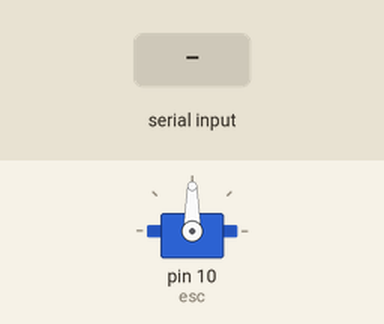
Bench run of a sketch on a simulated Arduino Uno, built with avr-gcc and run on an emulated ATmega328P. Shown: servo. The inputs (shaded band) are chosen by the test bench.

Above: at 1.2 s.
1.3 s: byte 30 received over Serial
At 2.1 s:
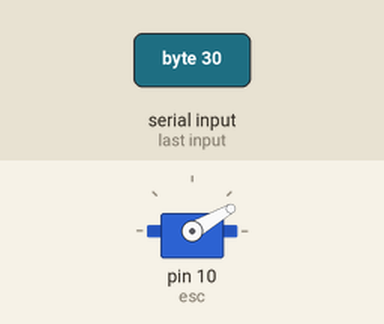
2.8 s: byte 120 received over Serial
At 3.3 s:
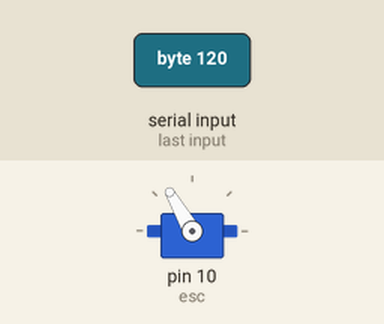
Timing chart, 0 to 5.8 s (numbered marks = the images above; inputs shaded):
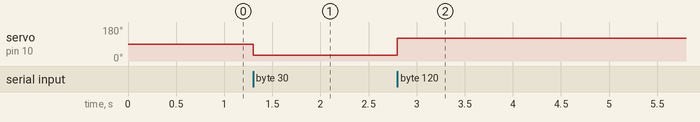

The sketch:

motor_test.ino
```cpp
#include<Servo.h>

//int pin = -1;
Servo esc;
int data;

void setup() {
  Serial.begin(9600);
  esc.attach(10);
}

void loop() {
  if (Serial.available()) {
//    unsigned char data = Serial.read();
//    if (pin != data) {
//      esc.attach(data);
//      pin = data;
//    }
    data = Serial.read();
    esc.write(data);
  }
}
```

Measured:
- after the input at 1.3 s, servo on pin 10 (esc): 90° → 30° at once
- after the input at 2.8 s, servo on pin 10 (esc): 30° → 120° at once
